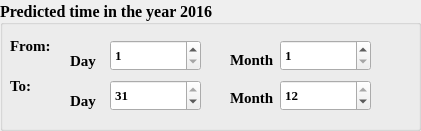
     <widget class="QGroupBox" name="groupBox">
      <property name="geometry">
       <rect>
        <x>690</x>
        <y>60</y>
        <width>421</width>
        <height>131</height>
       </rect>
      </property>
      <property name="font">
       <font>
        <family>Times New Roman</family>
        <pointsize>12</pointsize>
        <weight>75</weight>
        <bold>true</bold>
       </font>
      </property>
      <property name="title">
       <string>Predicted time in the year 2016</string>
      </property>
      <property name="alignment">
       <set>Qt::AlignJustify|Qt::AlignVCenter</set>
      </property>
      <widget class="QLabel" name="labelFromTimePredict">
       <property name="geometry">
        <rect>
         <x>10</x>
         <y>30</y>
         <width>61</width>
         <height>31</height>
        </rect>
       </property>
       <property name="font">
        <font>
         <family>Times New Roman</family>
         <pointsize>11</pointsize>
        </font>
       </property>
       <property name="text">
        <string>From:</string>
       </property>
      </widget>
      <widget class="QSpinBox" name="spinBoxFromDay">
       <property name="geometry">
        <rect>
         <x>110</x>
         <y>40</y>
         <width>91</width>
         <height>31</height>
        </rect>
       </property>
       <property name="font">
        <font>
         <pointsize>10</pointsize>
        </font>
       </property>
       <property name="minimum">
        <number>1</number>
       </property>
       <property name="maximum">
        <number>31</number>
       </property>
       <property name="value">
        <number>1</number>
       </property>
      </widget>
      <widget class="QLabel" name="labelFromDayPredict">
       <property name="geometry">
        <rect>
         <x>70</x>
         <y>50</y>
         <width>41</width>
         <height>21</height>
        </rect>
       </property>
       <property name="font">
        <font>
         <family>Times New Roman</family>
         <pointsize>11</pointsize>
        </font>
       </property>
       <property name="text">
        <string>Day</string>
       </property>
      </widget>
      <widget class="QLabel" name="labelFromMonthPredict">
       <property name="geometry">
        <rect>
         <x>230</x>
         <y>50</y>
         <width>51</width>
         <height>20</height>
        </rect>
       </property>
       <property name="font">
        <font>
         <family>Times New Roman</family>
         <pointsize>11</pointsize>
        </font>
       </property>
       <property name="text">
        <string>Month</string>
       </property>
      </widget>
      <widget class="QSpinBox" name="spinBoxFromMonth">
       <property name="geometry">
        <rect>
         <x>280</x>
         <y>40</y>
         <width>91</width>
         <height>31</height>
        </rect>
       </property>
       <property name="font">
        <font>
         <pointsize>10</pointsize>
        </font>
       </property>
       <property name="minimum">
        <number>1</number>
       </property>
       <property name="maximum">
        <number>12</number>
       </property>
       <property name="value">
        <number>1</number>
       </property>
      </widget>
      <widget class="QLabel" name="labelToTimePredict">
       <property name="geometry">
        <rect>
         <x>10</x>
         <y>70</y>
         <width>61</width>
         <height>31</height>
        </rect>
       </property>
       <property name="font">
        <font>
         <family>Times New Roman</family>
         <pointsize>11</pointsize>
        </font>
       </property>
       <property name="text">
        <string>To:</string>
       </property>
      </widget>
      <widget class="QLabel" name="labelTimeDayPredict">
       <property name="geometry">
        <rect>
         <x>70</x>
         <y>90</y>
         <width>41</width>
         <height>21</height>
        </rect>
       </property>
       <property name="font">
        <font>
         <family>Times New Roman</family>
         <pointsize>11</pointsize>
        </font>
       </property>
       <property name="text">
        <string>Day</string>
       </property>
      </widget>
      <widget class="QSpinBox" name="spinBoxToDay">
       <property name="geometry">
        <rect>
         <x>110</x>
         <y>80</y>
         <width>91</width>
         <height>31</height>
        </rect>
       </property>
       <property name="font">
        <font>
         <pointsize>10</pointsize>
        </font>
       </property>
       <property name="minimum">
        <number>1</number>
       </property>
       <property name="maximum">
        <number>31</number>
       </property>
       <property name="value">
        <number>31</number>
       </property>
      </widget>
      <widget class="QLabel" name="labelToMonthPredict">
       <property name="geometry">
        <rect>
         <x>230</x>
         <y>90</y>
         <width>51</width>
         <height>16</height>
        </rect>
       </property>
       <property name="font">
        <font>
         <family>Times New Roman</family>
         <pointsize>11</pointsize>
        </font>
       </property>
       <property name="text">
        <string>Month</string>
       </property>
      </widget>
      <widget class="QSpinBox" name="spinBoxToMonth">
       <property name="geometry">
        <rect>
         <x>280</x>
         <y>80</y>
         <width>91</width>
         <height>31</height>
        </rect>
       </property>
       <property name="font">
        <font>
         <pointsize>10</pointsize>
        </font>
       </property>
       <property name="minimum">
        <number>1</number>
       </property>
       <property name="maximum">
        <number>12</number>
       </property>
       <property name="value">
        <number>12</number>
       </property>
      </widget>
     </widget>
